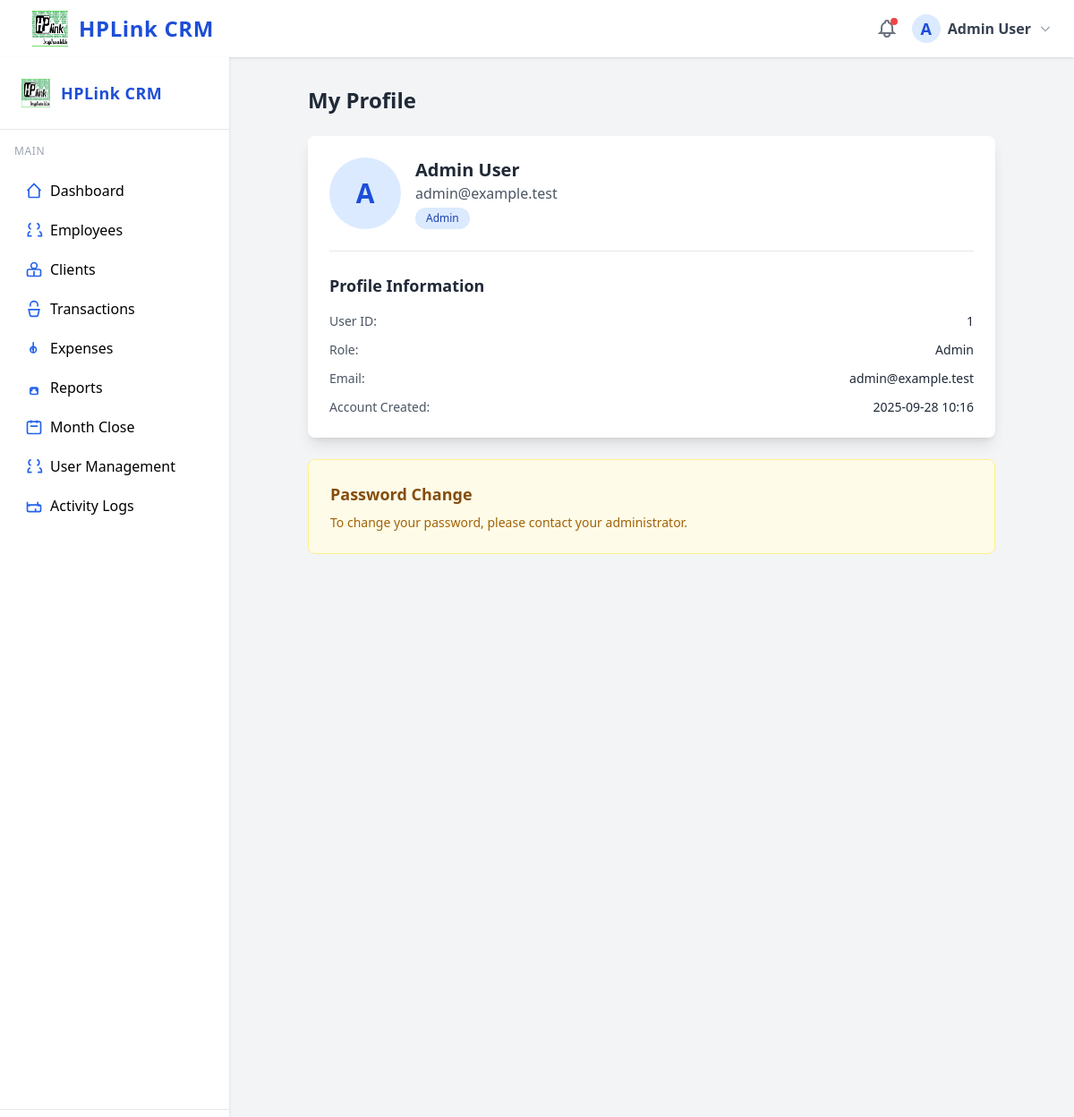
/?page=profile (signed in), run on the app's committed database.
### tables this page shows
CREATE TABLE users (
  id INT UNSIGNED AUTO_INCREMENT PRIMARY KEY,
  name VARCHAR(100) NOT NULL,
  email VARCHAR(150) NOT NULL UNIQUE,
  password_hash VARCHAR(255) NOT NULL,
  role ENUM('admin','hr','employee') NOT NULL,
  employee_id INT UNSIGNED NULL,
  created_at DATETIME NOT NULL DEFAULT CURRENT_TIMESTAMP,
  INDEX idx_role (role),
  INDEX idx_employee_id (employee_id)
   
);

### config.php (called while the page is built)
<?php
return [
    'db' => [
        'host' => 'localhost',
        'database' => 'crm_db',
        'username' => 'crm_user',
        'password' => 'your_db_password',
        'charset' => 'utf8mb4',
    ],
    'timezone' => 'Asia/Dhaka',
    'currency_symbol' => '৳',
    'default_month_format' => 'Y-m',
    'session_name' => 'crm_session',
    'export_path' => __DIR__ . '/storage/exports/',
    'log_path' => __DIR__ . '/storage/logs/',
];

### lib/database.php (called while the page is built, shortened)
<?php
function get_config() {
    static $config = null;
    if ($config === null) {
        $config = require __DIR__ . '/../config.php';
    }
    return $config;
}

### lib/auth.php (called while the page is built, shortened)
<?php
require_once __DIR__ . '/database.php';
function is_logged_in() {
    return isset($_SESSION['user_id']);
}
function current_user() {
    static $user = null;
    if ($user === null) {
        $db = get_db();
        $stmt = $db->prepare("SELECT * FROM users WHERE id = ?");
        $stmt->execute([$_SESSION['user_id']]);
        $user = $stmt->fetch();
    }
    return $user;
}

### lib/helpers.php (called while the page is built, shortened)
<?php
require_once __DIR__ . '/auth.php';
require_once __DIR__ . '/database.php';
function e($str) {
    return htmlspecialchars($str ?? '', ENT_QUOTES | ENT_SUBSTITUTE, 'UTF-8');
}
function format_date($dt, $fmt = 'Y-m-d H:i') {
    return date($fmt, strtotime($dt));
}

### views/profile.php (the view, shortened to what this page needs)
<?php
$user = current_user();
?>
<div class="p-8">
    <div class="max-w-3xl mx-auto">
        <h1 class="text-2xl font-bold text-gray-800 mb-6">My Profile</h1>
        <div class="bg-white shadow-lg rounded-lg p-6 mb-6">
            <div class="flex items-center space-x-4 mb-6">
                <div class="h-20 w-20 rounded-full bg-blue-100 text-blue-700 flex items-center justify-center text-3xl font-bold">
                    <?= strtoupper(substr($user['name'], 0, 1)) ?>
                </div>
                <div>
                    <h2 class="text-xl font-bold text-gray-800"><?= e($user['name']) ?></h2>
                    <p class="text-gray-600"><?= e($user['email']) ?></p>
                    <span class="inline-block mt-1 px-3 py-1 rounded-full text-xs font-medium bg-blue-100 text-blue-800">
                        <?= e(ucfirst($user['role'])) ?>
                    </span>
                </div>
            </div>
            <div class="border-t pt-6">
                <h3 class="text-lg font-semibold text-gray-800 mb-4">Profile Information</h3>
                <div class="space-y-3 text-sm">
                    <div class="flex justify-between">
                        <span class="text-gray-600">User ID:</span>
                        <span class="font-medium text-gray-800"><?= e($user['id']) ?></span>
                    </div>
                    <div class="flex justify-between">
                        <span class="text-gray-600">Role:</span>
                        <span class="font-medium text-gray-800"><?= e(ucfirst($user['role'])) ?></span>
                    </div>
                    <div class="flex justify-between">
                        <span class="text-gray-600">Email:</span>
                        <span class="font-medium text-gray-800"><?= e($user['email']) ?></span>
                    </div>
                    <div class="flex justify-between">
                        <span class="text-gray-600">Account Created:</span>
                        <span class="font-medium text-gray-800"><?= format_date($user['created_at']) ?></span>
                    </div>
                </div>
            </div>
        </div>
        <div class="bg-yellow-50 border border-yellow-200 rounded-lg p-6">
            <h3 class="text-lg font-semibold text-yellow-800 mb-2">Password Change</h3>
            <p class="text-sm text-yellow-700">To change your password, please contact your administrator.</p>
        </div>
    </div>
</div>

### views/layout/header.php (shortened to what this page needs)
?><!DOCTYPE html>
<html lang="en">
<head>
  <script src="https://cdn.tailwindcss.com"></script>
</head>
<body class="bg-gray-100 min-h-screen">
  <header class="bg-white shadow px-6 py-3 flex items-center justify-between">
    <div class="flex items-center space-x-3">
      <img src="/assets/logo.png" alt="HPLink CRM Logo" class="h-10 w-10">
      <span class="font-bold text-2xl text-blue-700 tracking-wide">HPLink CRM</span>
    </div>
    <div class="flex items-center space-x-4">
      <button class="relative focus:outline-none group">
        <span class="absolute top-0 right-0 inline-block w-2 h-2 bg-red-500 rounded-full"></span>
      </button>
      <?php if (is_logged_in()):
        $user = current_user(); ?>
        <div class="relative group">
          <button class="flex items-center space-x-2 focus:outline-none">
            <span class="inline-block h-8 w-8 rounded-full bg-blue-100 text-blue-700 flex items-center justify-center font-bold text-lg">
              <?= strtoupper(substr($user['name'] ?? 'U', 0, 1)) ?>
            </span>
            <span class="font-semibold text-gray-700"><?= e($user['name'] ?? 'User') ?></span>
            <svg class="w-4 h-4 text-gray-400" fill="none" stroke="currentColor" stroke-width="2" viewBox="0 0 24 24"><path d="M19 9l-7 7-7-7"></path></svg>
          </button>
        </div>
      <?php else: ?>
        <a href="?page=login" class="px-4 py-2 bg-blue-600 text-white rounded hover:bg-blue-700">Login</a>
      <?php endif; ?>
    </div>
  </header>
  <div class="flex">
    <?php if (is_logged_in()): ?>
      <?php include __DIR__ . '/sidebar.php'; ?>
    <?php endif; ?>
    <main class="flex-1">

### data on the page
users: name "A", name "Admin User", email "admin@example.test", role "Admin", id "1", created_at "2025-09-28 10:16"
